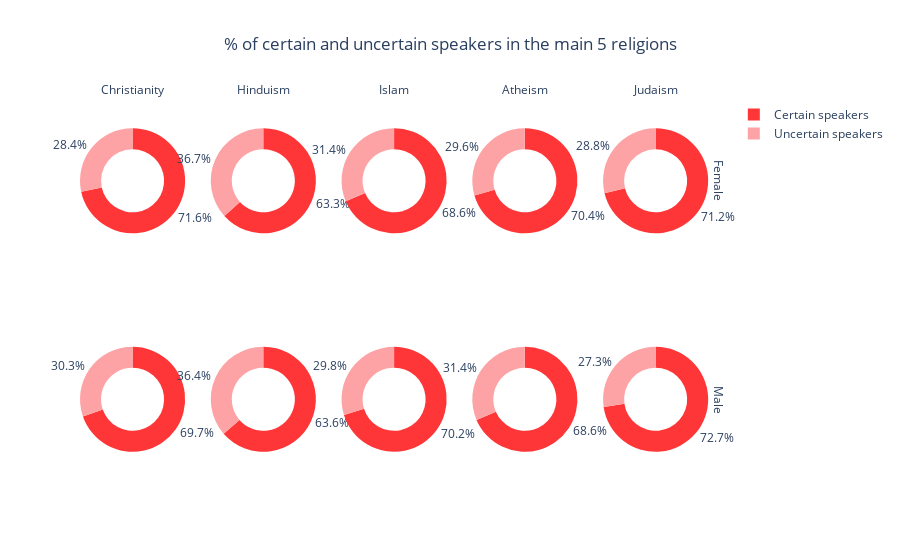

This figure's notebook cell:
### Markdown cell above
We now focus on 5 of the major religions, best representing the global population.

### Code cell
labels = ['Certain speakers','Uncertain speakers']

# Create subplots: use 'domain' type for Pie subplot
fig = make_subplots(rows = 2, cols = 5, column_titles = ['Christianity', 'Hinduism', 'Islam','Atheism', 'Judaism'],
                    row_titles = ['Female', 'Male'], specs = [[{"type": "pie"}, {"type": "pie"}, {"type": "pie"}, 
                    {"type": "pie"}, {"type": "pie"}], [{"type": "pie"}, {"type": "pie"}, {"type": "pie"}, 
                    {"type": "pie"}, {"type": "pie"}]])

fig.update_annotations(font_size=12)

# Females
fig.add_trace(go.Pie(labels = labels, values = [1 - df[df.religion == 'Christianity']['Female'].values[0],
                                                df[df.religion == 'Christianity']['Female'].values[0]]), 1, 1)
fig.add_trace(go.Pie(labels = labels, values = [1 - df[df.religion == 'Hinduism']['Female'].values[0],
                                                df[df.religion == 'Hinduism']['Female'].values[0]]), 1, 2)
fig.add_trace(go.Pie(labels = labels, values = [1 - df[df.religion == 'Islam']['Female'].values[0],
                                                df[df.religion == 'Islam']['Female'].values[0]]), 1, 3)
fig.add_trace(go.Pie(labels = labels, values = [1 - df[df.religion == 'atheism']['Female'].values[0],
                                               df[df.religion == 'atheism']['Female'].values[0]]), 1, 4)
fig.add_trace(go.Pie(labels = labels, values = [1 - df[df.religion == 'Judaism']['Female'].values[0],
                                               df[df.religion == 'Judaism']['Female'].values[0]]), 1, 5)

# Males
fig.add_trace(go.Pie(labels = labels, values = [1 - df[df.religion == 'Christianity']['Male'].values[0],
       df[df.religion == 'Christianity']['Male'].values[0]]), 2, 1)
fig.add_trace(go.Pie(labels = labels, values = [1 - df[df.religion == 'Hinduism']['Male'].values[0],
       df[df.religion == 'Hinduism']['Male'].values[0]]),2, 2)
fig.add_trace(go.Pie(labels = labels, values = [1 - df[df.religion == 'Islam']['Male'].values[0],
       df[df.religion == 'Islam']['Male'].values[0]]), 2, 3)
fig.add_trace(go.Pie(labels = labels, values = [1 - df[df.religion == 'atheism']['Male'].values[0],
       df[df.religion == 'atheism']['Male'].values[0]]),2, 4)
fig.add_trace(go.Pie(labels = labels, values = [1 - df[df.religion == 'Judaism']['Male'].values[0],
       df[df.religion == 'Judaism']['Male'].values[0]]), 2, 5)

fig.update_traces(hole = .6, marker = dict(colors = [colors[2], colors[6]]))

fig.update_layout(title_text = "% of certain and uncertain speakers in the main 5 religions", title_x=0.5)

fig.show()

### Figure 1 — Plotly figure (JSON) as saved in the notebook; plotly's stock layout.template omitted (floating-point values rounded to 4 significant figures)
{"data": [{"domain": {"x": [0, 0.164], "y": [0.575, 1]}, "hole": 0.6, "labels": ["Certain speakers", "Uncertain speakers"], "marker": {"colors": ["#FF3637", "#FEA3A5"]}, "type": "pie", "values": [0.7163, 0.2837]}, {"domain": {"x": [0.204, 0.368], "y": [0.575, 1]}, "hole": 0.6, "labels": ["Certain speakers", "Uncertain speakers"], "marker": {"colors": ["#FF3637", "#FEA3A5"]}, "type": "pie", "values": [0.6329, 0.3671]}, {"domain": {"x": [0.408, 0.572], "y": [0.575, 1]}, "hole": 0.6, "labels": ["Certain speakers", "Uncertain speakers"], "marker": {"colors": ["#FF3637", "#FEA3A5"]}, "type": "pie", "values": [0.6862, 0.3138]}, {"domain": {"x": [0.612, 0.776], "y": [0.575, 1]}, "hole": 0.6, "labels": ["Certain speakers", "Uncertain speakers"], "marker": {"colors": ["#FF3637", "#FEA3A5"]}, "type": "pie", "values": [0.7045, 0.2955]}, {"domain": {"x": [0.816, 0.98], "y": [0.575, 1]}, "hole": 0.6, "labels": ["Certain speakers", "Uncertain speakers"], "marker": {"colors": ["#FF3637", "#FEA3A5"]}, "type": "pie", "values": [0.7122, 0.2878]}, {"domain": {"x": [0, 0.164], "y": [0, 0.425]}, "hole": 0.6, "labels": ["Certain speakers", "Uncertain speakers"], "marker": {"colors": ["#FF3637", "#FEA3A5"]}, "type": "pie", "values": [0.6967, 0.3033]}, {"domain": {"x": [0.204, 0.368], "y": [0, 0.425]}, "hole": 0.6, "labels": ["Certain speakers", "Uncertain speakers"], "marker": {"colors": ["#FF3637", "#FEA3A5"]}, "type": "pie", "values": [0.6362, 0.3638]}, {"domain": {"x": [0.408, 0.572], "y": [0, 0.425]}, "hole": 0.6, "labels": ["Certain speakers", "Uncertain speakers"], "marker": {"colors": ["#FF3637", "#FEA3A5"]}, "type": "pie", "values": [0.7016, 0.2984]}, {"domain": {"x": [0.612, 0.776], "y": [0, 0.425]}, "hole": 0.6, "labels": ["Certain speakers", "Uncertain speakers"], "marker": {"colors": ["#FF3637", "#FEA3A5"]}, "type": "pie", "values": [0.6857, 0.3143]}, {"domain": {"x": [0.816, 0.98], "y": [0, 0.425]}, "hole": 0.6, "labels": ["Certain speakers", "Uncertain speakers"], "marker": {"colors": ["#FF3637", "#FEA3A5"]}, "type": "pie", "values": [0.7268, 0.2732]}], "layout": {"annotations": [{"font": {"size": 12}, "showarrow": false, "text": "Christianity", "x": 0.082, "xanchor": "center", "xref": "paper", "y": 1, "yanchor": "bottom", "yref": "paper"}, {"font": {"size": 12}, "showarrow": false, "text": "Hinduism", "x": 0.286, "xanchor": "center", "xref": "paper", "y": 1, "yanchor": "bottom", "yref": "paper"}, {"font": {"size": 12}, "showarrow": false, "text": "Islam", "x": 0.49, "xanchor": "center", "xref": "paper", "y": 1, "yanchor": "bottom", "yref": "paper"}, {"font": {"size": 12}, "showarrow": false, "text": "Atheism", "x": 0.694, "xanchor": "center", "xref": "paper", "y": 1, "yanchor": "bottom", "yref": "paper"}, {"font": {"size": 12}, "showarrow": false, "text": "Judaism", "x": 0.898, "xanchor": "center", "xref": "paper", "y": 1, "yanchor": "bottom", "yref": "paper"}, {"font": {"size": 12}, "showarrow": false, "text": "Female", "textangle": 90, "x": 0.98, "xanchor": "left", "xref": "paper", "y": 0.7875, "yanchor": "middle", "yref": "paper"}, {"font": {"size": 12}, "showarrow": false, "text": "Male", "textangle": 90, "x": 0.98, "xanchor": "left", "xref": "paper", "y": 0.2125, "yanchor": "middle", "yref": "paper"}], "title": {"text": "% of certain and uncertain speakers in the main 5 religions", "x": 0.5}}}
